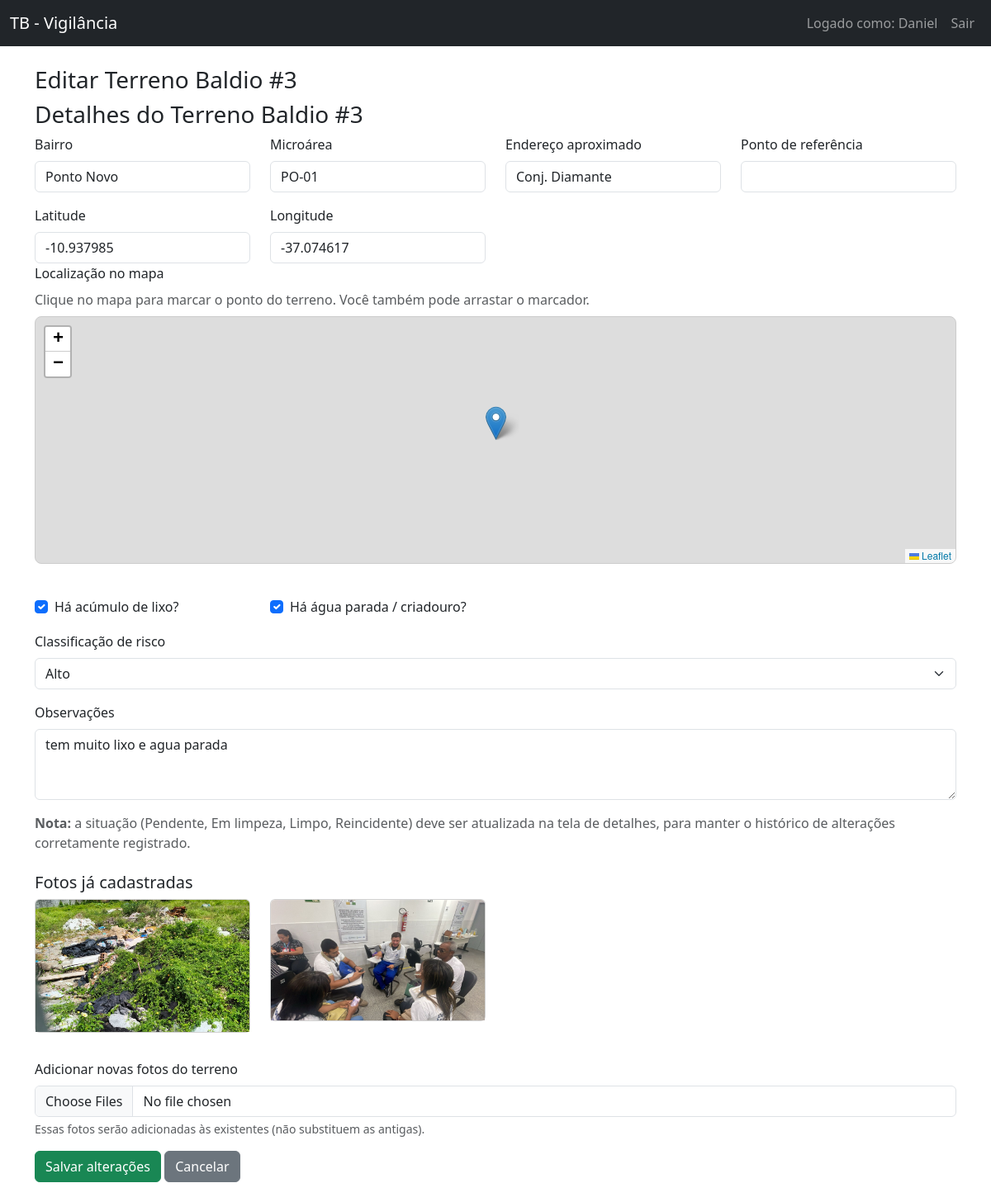
/terrenos/3/editar (signed in), run on the app's committed database.
### app.py (models this page shows, shortened)
class User(UserMixin, db.Model):
    __tablename__ = "users"
    id = db.Column(db.Integer, primary_key=True)
    nome = db.Column(db.String(100), nullable=False)
    email = db.Column(db.String(120), unique=True, nullable=False)
    senha_hash = db.Column(db.String(128), nullable=False)
    is_admin = db.Column(db.Boolean, default=False)

class TerrenoBaldio(db.Model):
    __tablename__ = "terrenos_baldios"
    id = db.Column(db.Integer, primary_key=True)
    bairro = db.Column(db.String(100), nullable=False)
    microarea = db.Column(db.String(50))
    endereco = db.Column(db.String(200), nullable=False)
    referencia = db.Column(db.String(200))
    tem_lixo = db.Column(db.Boolean, default=False)
    tem_agua_parada = db.Column(db.Boolean, default=False)
    risco = db.Column(db.String(20), default="Baixo")
    situacao = db.Column(db.String(20), default="Pendente")
    observacoes = db.Column(db.Text)
    latitude = db.Column(db.String(30))   # já deixo aqui pro mapa
    longitude = db.Column(db.String(30))  # strings pra simplificar
    criado_por_id = db.Column(db.Integer, db.ForeignKey("users.id"))
    criado_por = db.relationship("User", backref="terrenos")
    fotos = db.relationship(
        "TerrenoFoto",
        backref="terreno",
        lazy=True,
        cascade="all, delete-orphan",
    )
    historico = db.relationship(
        "TerrenoHistoricoSituacao",
        backref="terreno",
        lazy=True,
        order_by="TerrenoHistoricoSituacao.data_hora.desc()",
        cascade="all, delete-orphan",
    )

class TerrenoFoto(db.Model):
    __tablename__ = "terreno_fotos"
    id = db.Column(db.Integer, primary_key=True)
    arquivo = db.Column(db.String(255), nullable=False)
    terreno_id = db.Column(db.Integer, db.ForeignKey("terrenos_baldios.id"), nullable=False)

### app.py (the view, shortened to what this page needs)
@app.route("/terrenos/<int:terreno_id>/editar", methods=["GET", "POST"])
@login_required
def terreno_editar(terreno_id):
    terreno = TerrenoBaldio.query.get_or_404(terreno_id)
    if not current_user.is_admin and terreno.criado_por_id != current_user.id:
        flash("Você não tem permissão para editar este terreno.", "danger")
        return redirect(url_for("terreno_detalhe", terreno_id=terreno.id))
    riscos_lista = ["Baixo", "Médio", "Alto"]
    return render_template(
        "terreno_editar.html",
        terreno=terreno,
        riscos_lista=riscos_lista,
    )

### app.py (called while the page is built)
@login_manager.user_loader
def load_user(user_id):
    return User.query.get(int(user_id))

### Templates/terreno_editar.html (shortened to what this page needs)
{% extends "base.html" %}
{% block content %}
<h3>Editar Terreno Baldio #{{ terreno.id }}</h3>
<h3>Detalhes do Terreno Baldio #{{ terreno.id }}</h3>
<form method="post" enctype="multipart/form-data">
  <div class="row mb-3">
    <div class="col-md-3">
      <label for="bairro" class="form-label">Bairro</label>
      <input
        type="text"
        class="form-control"
        id="bairro"
        name="bairro"
        value="{{ terreno.bairro }}"
        required
      />
    </div>
    <div class="col-md-3">
      <label for="microarea" class="form-label">Microárea</label>
      <input
        type="text"
        class="form-control"
        id="microarea"
        name="microarea"
        value="{{ terreno.microarea or '' }}"
        placeholder="Ex: MA 01"
      />
    </div>
    <div class="col-md-3">
      <label for="endereco" class="form-label">Endereço aproximado</label>
      <input
        type="text"
        class="form-control"
        id="endereco"
        name="endereco"
        value="{{ terreno.endereco }}"
        required
      />
    </div>
    <div class="col-md-3">
      <label for="referencia" class="form-label">Ponto de referência</label>
      <input
        type="text"
        class="form-control"
        id="referencia"
        name="referencia"
        value="{{ terreno.referencia or '' }}"
      />
    </div>
  </div>
  <div class="row mb-3">
    <div class="col-md-3">
      <label for="latitude" class="form-label">Latitude</label>
      <input
        type="text"
        class="form-control"
        id="latitude"
        name="latitude"
        value="{{ terreno.latitude or '' }}"
        placeholder="-10.9"
      />
    </div>
    <div class="col-md-3">
      <label for="longitude" class="form-label">Longitude</label>
      <input
        type="text"
        class="form-control"
        id="longitude"
        name="longitude"
        value="{{ terreno.longitude or '' }}"
        placeholder="-37.0"
      />
    </div>
    <div class="mb-3">
  <label class="form-label">Localização no mapa</label>
  <p class="text-muted mb-1">
    Clique no mapa para marcar o ponto do terreno. Você também pode arrastar o marcador.
  </p>
  <link
    rel="stylesheet"
    href="https://unpkg.com/leaflet@1.9.4/dist/leaflet.css"
  />
  <div
    id="map-edit"
    style="height: 300px; border-radius: 8px; border: 1px solid #ccc;"
    class="mt-2"
  ></div>
</div>
    <div class="col-md-3 d-flex align-items-center">
      <div class="form-check mt-4">
        <input
          class="form-check-input"
          type="checkbox"
          id="tem_lixo"
          name="tem_lixo"
          {% if terreno.tem_lixo %}checked{% endif %}
        />
        <label class="form-check-label" for="tem_lixo">
          Há acúmulo de lixo?
        </label>
      </div>
    </div>
    <div class="col-md-3 d-flex align-items-center">
      <div class="form-check mt-4">
        <input
          class="form-check-input"
          type="checkbox"
          id="tem_agua_parada"
          name="tem_agua_parada"
          {% if terreno.tem_agua_parada %}checked{% endif %}
        />
        <label class="form-check-label" for="tem_agua_parada">
          Há água parada / criadouro?
        </label>
      </div>
    </div>
  </div>
  <div class="mb-3">
    <label for="risco" class="form-label">Classificação de risco</label>
    <select class="form-select" id="risco" name="risco">
      {% for r in riscos_lista %}
      <option value="{{ r }}" {% if terreno.risco == r %}selected{% endif %}>
        {{ r }}
      </option>
      {% endfor %}
    </select>
  </div>
  <div class="mb-3">
    <label for="observacoes" class="form-label">Observações</label>
    <textarea
      class="form-control"
      id="observacoes"
      name="observacoes"
      rows="3"
    >{{ terreno.observacoes or '' }}</textarea>
  </div>
  <p class="text-muted">
    <strong>Nota:</strong> a situação (Pendente, Em limpeza, Limpo, Reincidente)
    deve ser atualizada na tela de detalhes, para manter o histórico de alterações
    corretamente registrado.
  </p>
{% if terreno.fotos %}
  <h5 class="mt-4">Fotos já cadastradas</h5>
  <div class="row mb-3">
    {% for foto in terreno.fotos %}
    <div class="col-md-3 col-sm-4 col-6 mb-3">
      <div class="card">
        <img
          src="{{ url_for('static', filename='uploads/' ~ foto.arquivo) }}"
          class="card-img-top"
          alt="Foto do terreno"
          style="max-height: 160px; object-fit: cover;"
        />
      </div>
    </div>
    {% endfor %}
  </div>
{% endif %}
<div class="mb-3">
  <label for="novas_fotos" class="form-label">Adicionar novas fotos do terreno</label>
  <input
    class="form-control"
    type="file"
    id="novas_fotos"
    name="novas_fotos"
    multiple
    accept="image/*"
  />
  <div class="form-text">
    Essas fotos serão adicionadas às existentes (não substituem as antigas).
  </div>
</div>
  <button type="submit" class="btn btn-success">Salvar alterações</button>
  <a href="{{ url_for('terreno_detalhe', terreno_id=terreno.id) }}" class="btn btn-secondary">
    Cancelar
  </a>
</form>
{% endblock %}

### Templates/base.html (shortened to what this page needs)
<!doctype html>
<html lang="pt-br">
  <head>
    <link
      href="https://cdn.jsdelivr.net/npm/bootstrap@5.3.3/dist/css/bootstrap.min.css"
      rel="stylesheet"
    />
  </head>
  <body>
    <nav class="navbar navbar-expand-lg navbar-dark bg-dark mb-4">
      <div class="container-fluid">
        <a class="navbar-brand" href="{{ url_for('dashboard') }}">
          TB - Vigilância
        </a>
        <div class="collapse navbar-collapse">
          <ul class="navbar-nav ms-auto">
            {% if current_user.is_authenticated %}
              <li class="nav-item">
                <span class="nav-link">Logado como: {{ current_user.nome }}</span>
              </li>
              <li class="nav-item">
                <a class="nav-link" href="{{ url_for('logout') }}">Sair</a>
              </li>
            {% else %}
              <li class="nav-item">
                <a class="nav-link" href="{{ url_for('login') }}">Login</a>
              </li>
            {% endif %}
          </ul>
        </div>
      </div>
    </nav>
    <div class="container mb-4">
      {% block content %}
      {% endblock %}
    </div>
  </body>
</html>

### data on the page
User: nome "Daniel"
TerrenoBaldio: id "3", bairro "Ponto Novo", microarea "PO-01", endereco "Conj. Diamante", latitude "-10.937985", longitude "-37.074617", tem_lixo "☑", tem_agua_parada "☑", risco "Alto", observacoes "tem muito lixo e agua parada"
TerrenoFoto: arquivo (picture)
TerrenoFoto: arquivo (picture)
